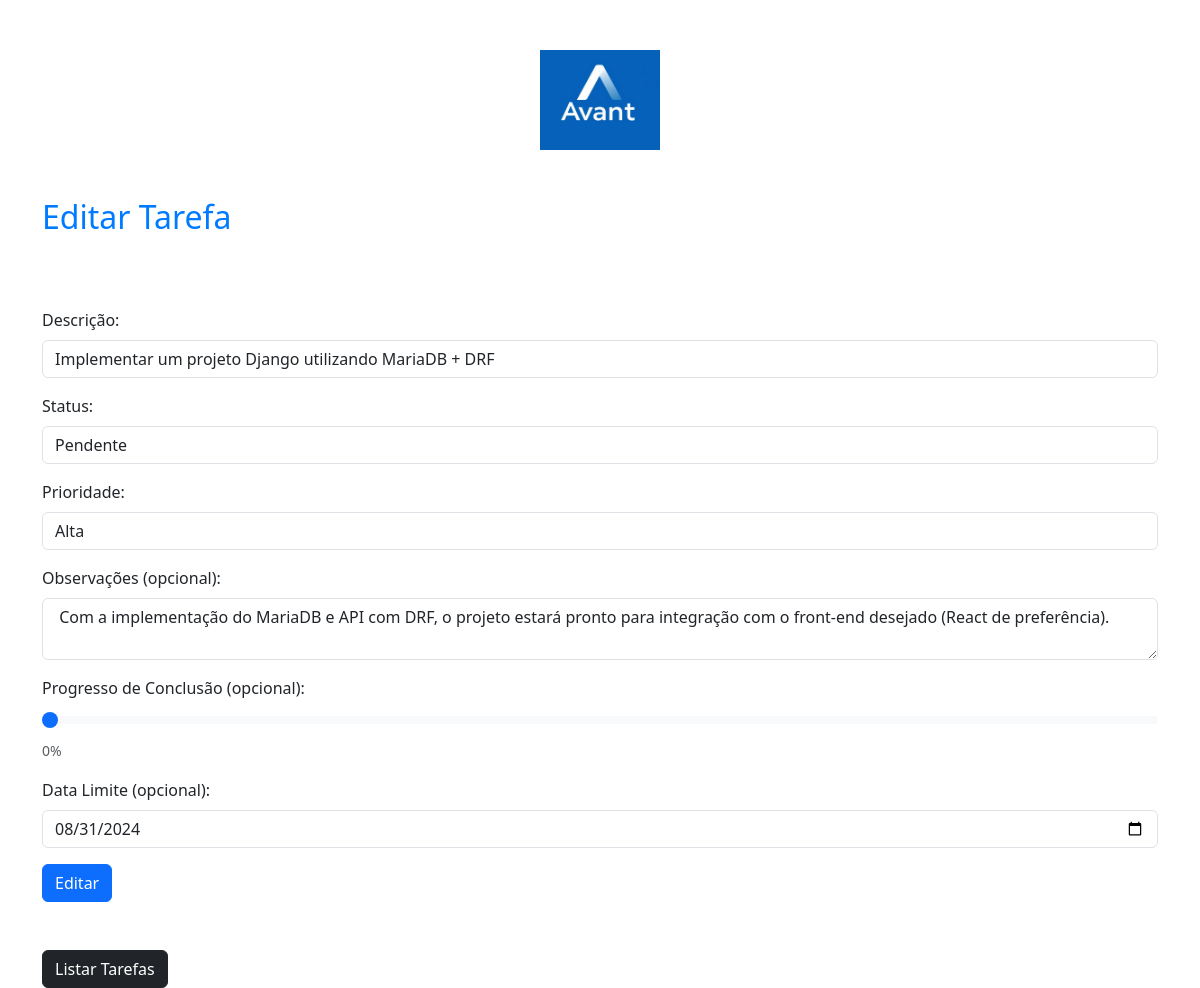
Page /editar_tarefa/9/ (signed in) on the committed database.
### tarefas/models.py (models this page shows, shortened)
class Tarefas(models.Model):
    status_choices = (
        (1, "Pendente"),
        (2, "Iniciado"),
        (3, "Concluído"),
        (4, "Excluído"),
    )
    prioridade_choices = (
        (1, "Baixa"),
        (2, "Média"),
        (3, "Alta"),
    )
    descricao = models.CharField(
        max_length=255, verbose_name="Descrição", null=False, blank=False
    )
    status = models.IntegerField(
        choices=status_choices, default=1, verbose_name="Status"
    )
    prioridade = models.IntegerField(
        choices=prioridade_choices, default=1, verbose_name="Prioridade"
    )
    obs = models.TextField(blank=True, null=True)
    progresso_conclusao = models.IntegerField(default=0, blank=True, null=True)
    dataInicio = models.DateTimeField(auto_now_add=True)
    dataFim = models.DateTimeField(blank=True, null=True)
    dataLimite = models.DateTimeField(blank=True, null=True)
    user = models.ForeignKey(User, on_delete=models.CASCADE)

### tarefas/views.py (the view)
# urls.py: path("editar_tarefa/<int:tarefa_id>/", views.editar_tarefa, name="editar_tarefa"),
def editar_tarefa(request, tarefa_id):
    tarefa = get_object_or_404(Tarefas, id=tarefa_id)
    if tarefa.user == request.user:
        if request.method == "POST":
            descricao = request.POST.get("descricao")
            status = int(request.POST.get("status"))
            prioridade = int(request.POST.get("prioridade"))
            obs = request.POST.get("obs")
            dataLimite = request.POST.get("dataLimite")
            if status == 3:
                dataFim = datetime.now().date()
                progresso_conclusao = 100
            else:
                dataFim = None
                progresso_conclusao = int(request.POST.get("progresso_conclusao"))
            try:
                dataLimite = datetime.strptime(dataLimite, "%Y-%m-%d").date()
            except ValueError:
                messages.add_message(
                    request,
                    constants.ERROR,
                    "Data Limite inválida. Utilize o formato DD-MM-YYYY.",
                )
                return render(
                    request,
                    "editar_tarefa.html",
                    {
                        "tarefa_editar": tarefa,
                        "status_choices": Tarefas.status_choices,
                        "prioridade_choices": Tarefas.prioridade_choices,
                    },
                )
            tarefa.descricao = descricao
            tarefa.status = status
            tarefa.prioridade = prioridade
            tarefa.obs = obs
            tarefa.progresso_conclusao = progresso_conclusao
            tarefa.dataLimite = dataLimite
            tarefa.dataFim = dataFim
            tarefa.save()  # Salva as alterações no banco de dados
            messages.add_message(
                request, constants.SUCCESS, "Tarefa editada com sucesso!"
            )
            return redirect("listar_tarefas")
        else:
            status_choices = Tarefas.status_choices
            prioridade_choices = Tarefas.prioridade_choices
            return render(
                request,
                "cadastrar_tarefa.html",
                {
                    "tarefa_editar": tarefa,
                    "status_choices": status_choices,
                    "prioridade_choices": prioridade_choices,
                },
            )
    else:
        messages.add_message(
            request, constants.ERROR, "Você não tem permissão para editar esta tarefa."
        )
        return redirect("listar_tarefas")

### tarefas/templates/cadastrar_tarefa.html (shortened to what this page needs)
{% load static %}
<!DOCTYPE html>
<html lang="pt-br">
<head>
    <link href="https://cdn.jsdelivr.net/npm/bootstrap@5.3.0-alpha1/dist/css/bootstrap.min.css" rel="stylesheet">
    <link rel="stylesheet" href="{% static 'tarefas/css/tarefas.css' %}">
</head>
<body>
    <div class="row justify-content-center mb-5">
        <div class="col-md-4 text-center">
          <img src="{% static 'geral/img/LogoAvant1.jpg' %}" alt="Logo" class="img-fluid" style="margin-top: 50px; max-width: 200px; max-height: 100px;">
        </div>
      </div>
    <div class="container mt-5">
        <h2 class="mb-4">{% if tarefa_editar %} Editar Tarefa {% else %} Cadastrar Tarefa {% endif %}</h2>
        <br>
        <br>
        {% if tarefa_editar %}
            <form action="{% url 'editar_tarefa' tarefa_editar.id %}" method="POST"> {% csrf_token %}
        {% else %}
            <form action="{% url 'cadastrar_tarefa' %}" method="POST"> {% csrf_token %}
        {% endif %}
            <div class="mb-3">
                <label for="descricao" class="form-label">Descrição:</label>
                <input type="text" class="form-control" id="descricao" name="descricao" required {% if tarefa_editar %} value="{{tarefa_editar.descricao}}" {% endif %}>
            </div>
            <div class="mb-3">
                <label for="status" class="form-label">Status:</label>
                <select class="form-control" id="status" name="status">
                    {% for status_value, status_label in status_choices %}
                        <option value="{{ status_value }}" {% if tarefa_editar.status == status_value %} selected {% endif %} >{{ status_label }}</option>
                    {% endfor %}
                </select>
            </div>
            <div class="mb-3">
                <label for="prioridade" class="form-label">Prioridade:</label>
                <select class="form-control" id="prioridade" name="prioridade">
                    {% for prioridade_value, prioridade_label in prioridade_choices %}
                        <option value="{{ prioridade_value }}" {% if tarefa_editar.prioridade == prioridade_value %} selected {% endif %}>{{ prioridade_label }}</option>
                    {% endfor %}
                </select>
            </div>
            <div class="mb-3">
                <label for="obs" class="form-label">Observações (opcional):</label>
                <textarea class="form-control" id="obs" name="obs" >{% if tarefa_editar %} {{tarefa_editar.obs}} {% endif %}</textarea>
            </div>
            <div class="mb-3">
                <label for="progresso_conclusao" class="form-label">Progresso de Conclusão (opcional):</label>
                <input type="range" class="form-range" min="0" max="100" id="progresso_conclusao" name="progresso_conclusao" {% if tarefa_editar %} value="{{tarefa_editar.progresso_conclusao}}" {% else %} value="0" {% endif %}>
                <span id="progresso_valor" class="form-text">{% if tarefa_editar %} {{tarefa_editar.progresso_conclusao}}% {% else %} 0% {% endif %}</span>
            </div>
            <div class="mb-3">
                <label for="dataLimite" class="form-label">Data Limite (opcional):</label>
                <input type="date" class="form-control" id="dataLimite" name="dataLimite" {% if tarefa_editar %} value="{{ tarefa_editar.dataLimite|date:'Y-m-d' }}" {% endif %}>
            </div>
            <button type="submit" class="btn btn-primary">{% if tarefa_editar %} Editar {% else %} Cadastrar {% endif %}</button>
        </form>
        <br><br>
        <a href="{% url 'listar_tarefas' %}"  class="btn btn-dark">Listar Tarefas</a>
    </div>
</body>
</html>

### templates/static/tarefas/css/tarefas.css (style rules this page uses)
.container { margin-top: 50px; }
h2 { color: #007bff; }
.form-range { width: 100%; }
#progresso_valor { margin-left: 10px; }
a { text-decoration: none; }

### rows in the picture
Tarefas: descricao "Implementar um projeto Django utilizando MariaDB + DRF", status "Pendente", prioridade "Alta", obs "Com a implementação do MariaDB e API com DRF, o projeto estará pronto para integração com o front-end desejado (React de preferência).", progresso_conclusao "0", dataLimite "08/31/2024"
